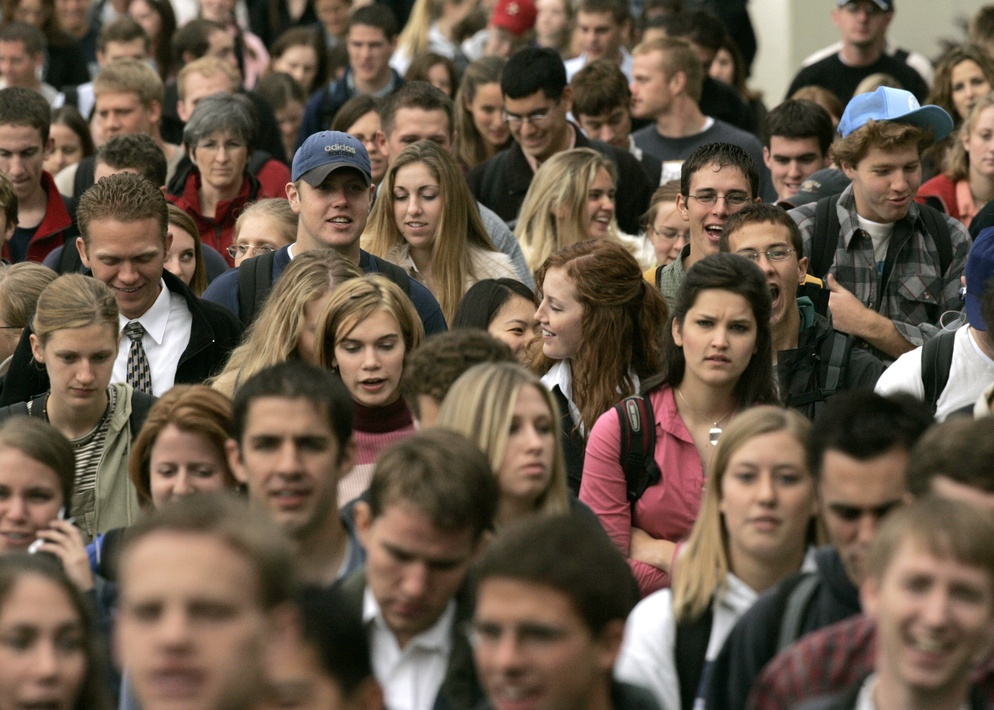
#> input picture example_faces/Crowd.jpg, 994 x 710 px, shrunk from 2100 x 1500 before the run
$ python haar.py   (Python 2 division)
#> lines starting #> are read from the running program, lines starting #| are printed output that depends on the picture; after the words box and inside, x2 and y2 are one past the last pixel; in counts of white or black regions, pixels touching at a corner belong together
import numpy as np
import cv2

face_cascade = cv2.CascadeClassifier('/usr/share/opencv/haarcascades/haarcascade_frontalface_default.xml')
eye_cascade = cv2.CascadeClassifier('/usr/share/opencv/haarcascades/haarcascade_eye.xml')

img = cv2.imread('example_faces/Crowd.jpg')
#> img is the input picture: shape (710, 994, 3); mean B, G, R 73, 88.6, 104.9
gray = cv2.cvtColor(img, cv2.COLOR_BGR2GRAY)
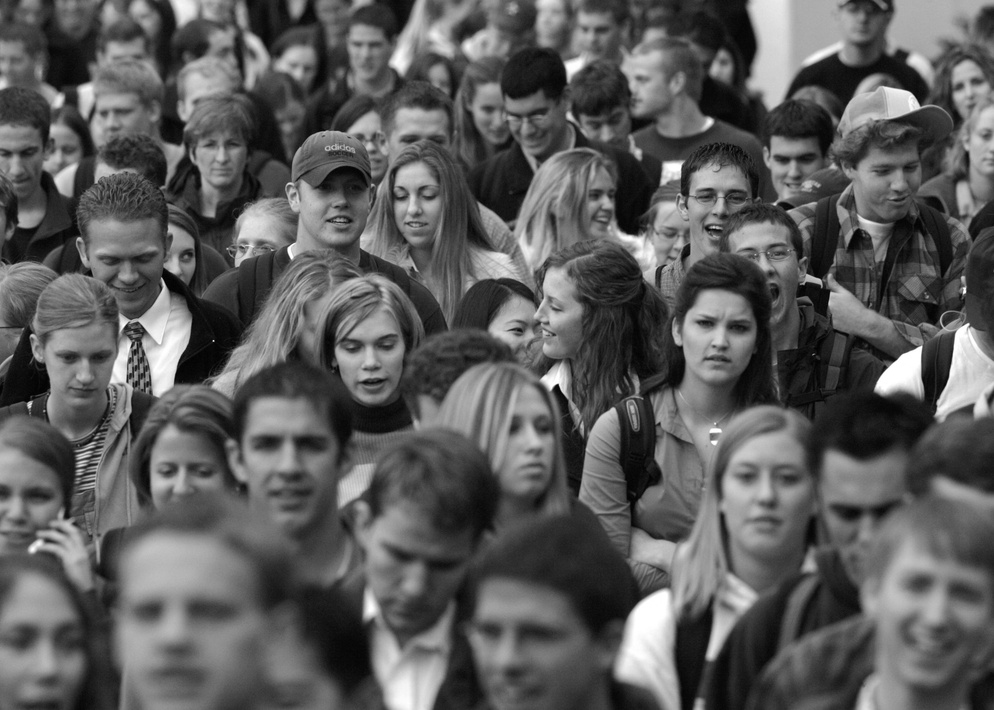
#> gray: shape (710, 994); min 1, max 255, mean 91.7

faces = face_cascade.detectMultiScale(gray, 1.3, 5)
#> faces = 19 rows, first 6: [566, 9, 54, 54], [341, 25, 51, 51], [84, 91, 58, 58], [342, 118, 56, 56], [192, 124, 60, 60], [761, 135, 66, 66]
for (x,y,w,h) in faces:
	print "face@",x,y
	cv2.rectangle(img,(x,y),(x+w,y+h),(255,0,0),2)
	roi_gray = gray[y:y+h, x:x+w]
	roi_color = img[y:y+h, x:x+w]
	eyes = eye_cascade.detectMultiScale(roi_gray)
	for (ex,ey,ew,eh) in eyes:
		cv2.rectangle(roi_color,(ex,ey),(ex+ew,ey+eh),(0,255,0),2)
#> this loop made 19 passes
#> (x, y, w, h, eyes) on passes 1, 3, 7, 8, 9, 10, 11, 12, 13, 14, 15, 16: (566, 9, 54, 54, [[8, 8, 21, 21]]), (84, 91, 58, 58, [[11, 12, 23, 23]]), (377, 166, 76, 76, [[36, 11, 28, 28]]), (575, 175, 58, 58, [[11, 9, 22, 22]]), (854, 138, 85, 85, [[46, 17, 23, 23]]), (682, 167, 77, 77, [[15, 19, 24, 24]]), (671, 288, 96, 96, [[21, 21, 27, 27], [54, 27, 24, 24]]), (323, 310, 95, 95, [[49, 22, 23, 23], [20, 25, 22, 22]]), (43, 328, 85, 85, [[19, 18, 22, 22], [45, 19, 23, 23]]), (139, 435, 90, 90, [[15, 20, 29, 29]]), (479, 386, 105, 105, [[17, 11, 60, 60]]), (224, 395, 128, 128, [[21, 24, 45, 45]])
#| face@ 566 9
#| face@ 341 25
#| face@ 84 91
#| face@ 342 118
#| face@ 192 124
#| face@ 761 135
#| face@ 377 166
#| face@ 575 175
#> (further printed lines are left out)
#> pass 1, `roi_gray = gray[y:y+h, x:x+w]`:
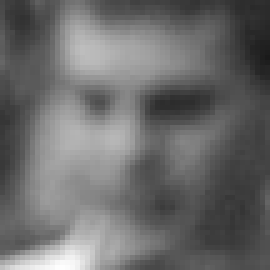
#> roi_gray: shape (54, 54) (shown 5 times larger); min 26, max 254, mean 107.6
#> pass 1, `roi_color = img[y:y+h, x:x+w]`:
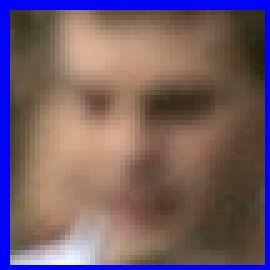
#> roi_color: shape (54, 54, 3) (shown 5 times larger); mean B, G, R 103.5, 93.7, 116.3
#> pass 2, `roi_color = img[y:y+h, x:x+w]`:
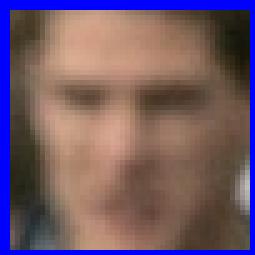
#> roi_color: shape (51, 51, 3) (shown 5 times larger); mean B, G, R 103.7, 90.3, 114.8
#> after the loop:
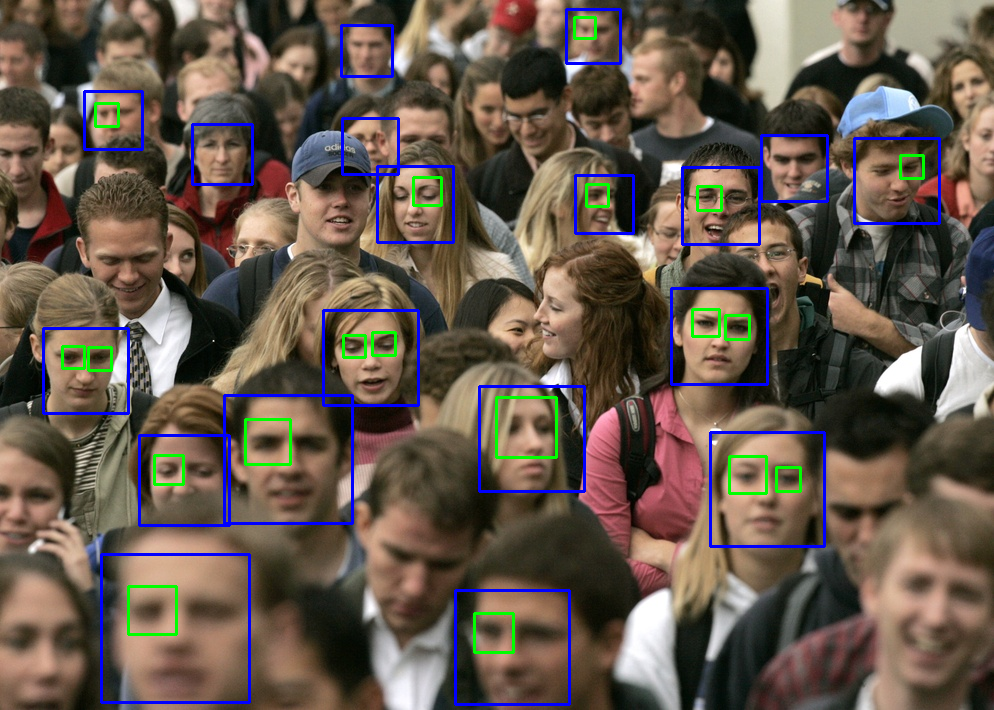
#> img: shape (710, 994, 3); 3.67% of pixels changed, all inside (x1, y1, x2, y2) = (42, 8, 941, 706)
#> after the loop:
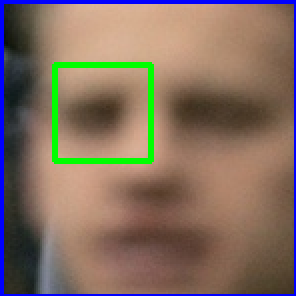
#> roi_color: shape (148, 148, 3) (shown 2 times larger); mean B, G, R 96.4, 110.6, 130.4
#> after the loop:
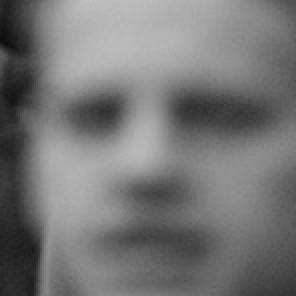
#> roi_gray: shape (148, 148) (shown 2 times larger); min 12, max 192, mean 117.9

cv2.imshow('img',img)
cv2.waitKey(0)
cv2.destroyAllWindows()

$ run again, with example_faces/attractive_article.jpg copied over example_faces/Crowd.jpg
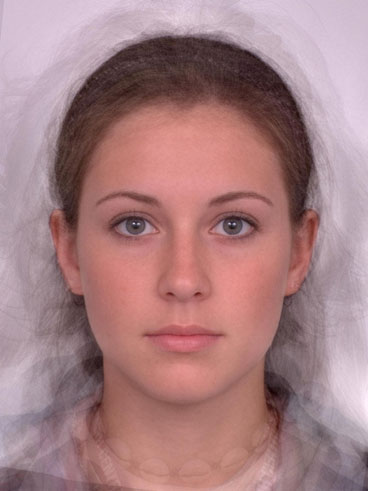
#> input picture example_faces/attractive_article.jpg, 368 x 491 px
#> img is the input picture: shape (491, 368, 3); mean B, G, R 131.8, 128.6, 167.2
#> `gray = cv2.cvtColor(img, cv2.COLOR_BGR2GRAY)`:
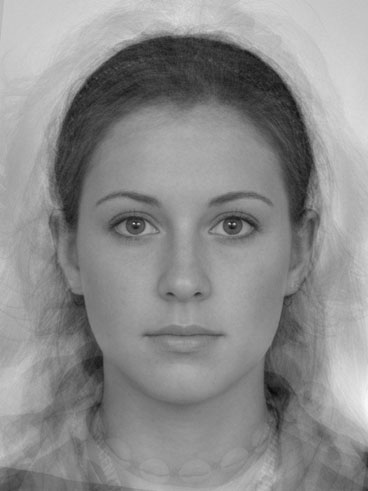
#> gray: shape (491, 368); min 7, max 247, mean 140.5
#> faces = [[57, 127, 260, 260]]
#> the loop `for (x,y,w,h) in faces:` made 1 pass
#> (x, y, w, h, eyes) on pass 1: (57, 127, 260, 260, [[99, 158, 23, 23], [44, 67, 60, 60], [145, 67, 61, 61]])
#> (printed output is left out)
#> after the loop `for (x,y,w,h) in faces:`:
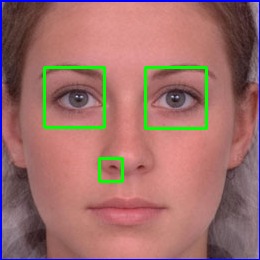
#> roi_color: shape (260, 260, 3); mean B, G, R 107.8, 111.5, 159

$ run again, with example_faces/christopher_walken_faces_martin_schoeller_mobile_hd_wallpaper.jpg copied over example_faces/Crowd.jpg
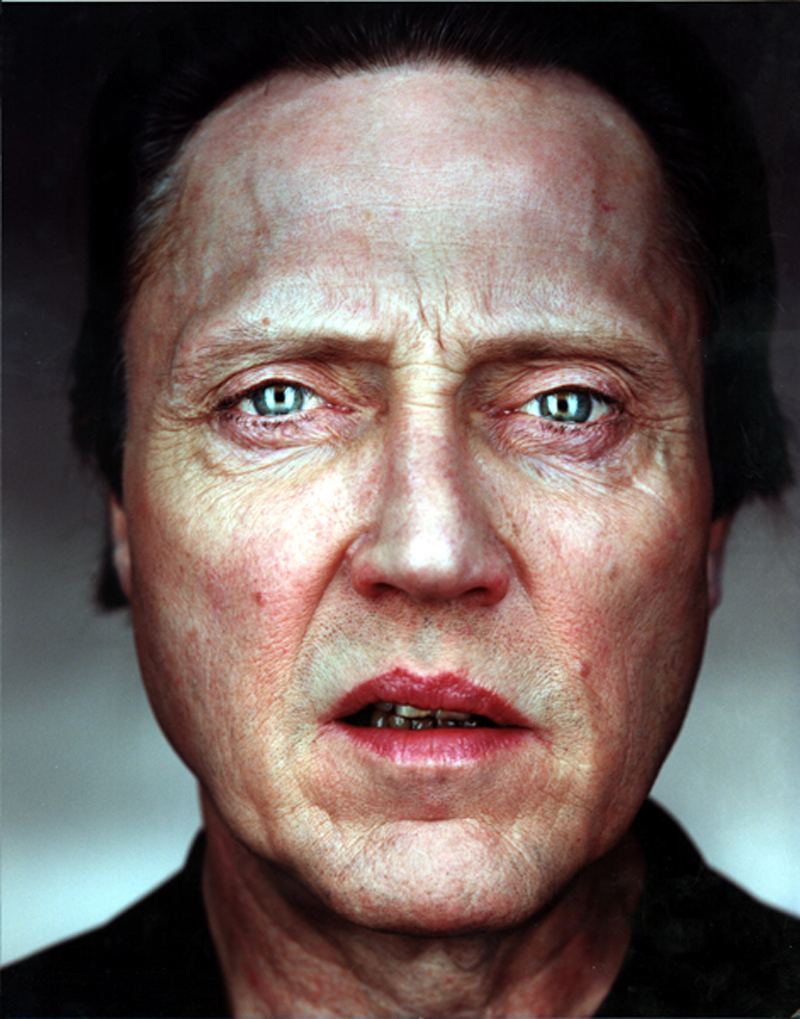
#> input picture example_faces/christopher_walken_faces_martin_schoeller_mobile_hd_wallpaper.jpg, 800 x 1019 px
#> img is the input picture: shape (1019, 800, 3); mean B, G, R 91, 95.3, 111
#> `gray = cv2.cvtColor(img, cv2.COLOR_BGR2GRAY)`:
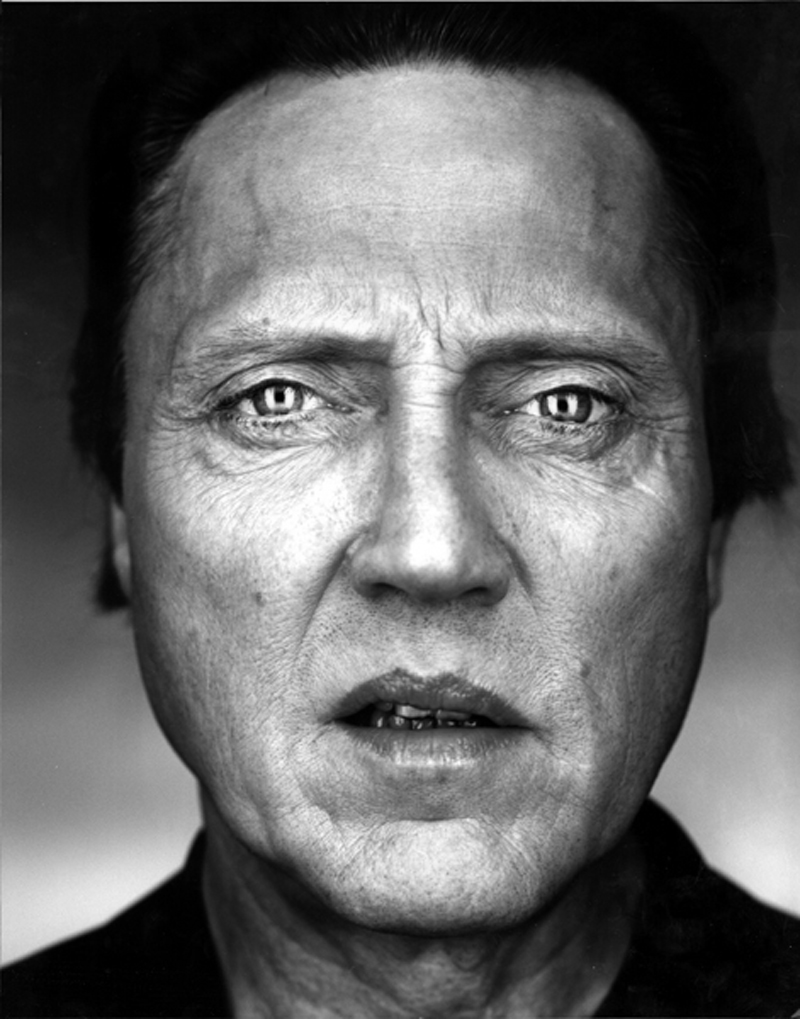
#> gray: shape (1019, 800); min 0, max 255, mean 99.5
#> faces = [[77, 128, 663, 663]]
#> the loop `for (x,y,w,h) in faces:` made 1 pass
#> (printed output is left out)
#> after the loop `for (x,y,w,h) in faces:`:
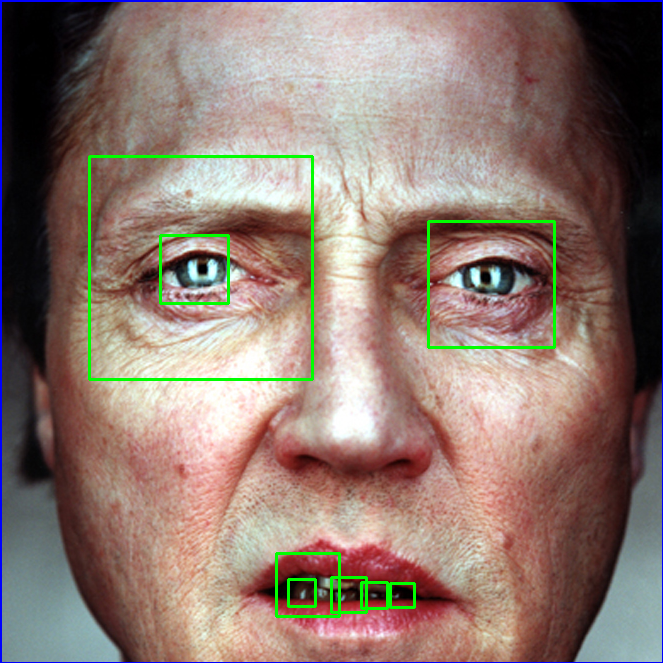
#> roi_color: shape (663, 663, 3); mean B, G, R 112.5, 121.4, 141.3
